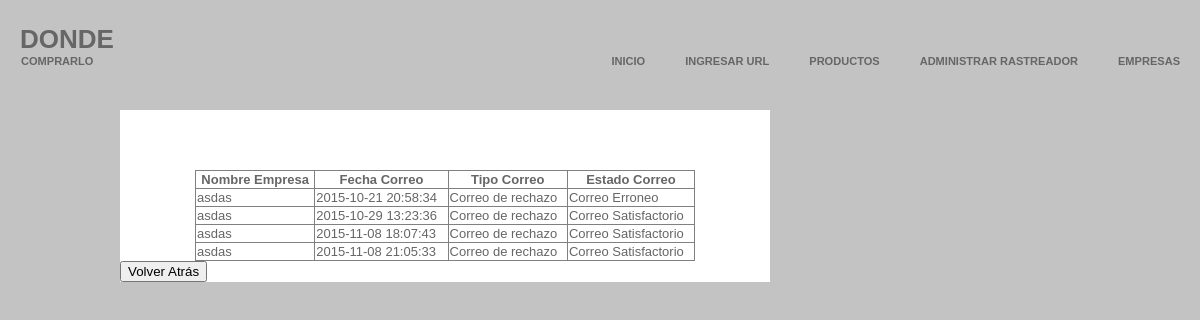
The app's page /web/adm_empresas/log_empresas.php?id=7 with its own data.
### tables this page shows
CREATE TABLE `log_correo_empresa` (
  `id_correo` int(11) NOT NULL,
  `log_correo` datetime NOT NULL,
  `tipo_correo` varchar(45) NOT NULL,
  `estado_correo` varchar(45) NOT NULL,
  `tienda_id_tienda` int(11) NOT NULL
);

CREATE TABLE `tienda` (
  `id_tienda` int(11) NOT NULL,
  `nombre_tienda` varchar(45) NOT NULL,
  `rut_tienda` varchar(45) DEFAULT NULL,
  `direccion_tienda` varchar(45) DEFAULT NULL,
  `correo_tienda` varchar(45) DEFAULT NULL,
  `contrasena_tienda` varchar(45) DEFAULT NULL,
  `estado_tienda` varchar(45) DEFAULT NULL
);

### web/adm_empresas/log_empresas.php (the view, shortened to what this page needs)
<!DOCTYPE html PUBLIC "-//W3C//DTD XHTML 1.0 Strict//EN" "http://www.w3.org/TR/xhtml1/DTD/xhtml1-strict.dtd">
<html xmlns="http://www.w3.org/1999/xhtml">
<head>
    <link href="../default.css" rel="stylesheet" type="text/css" media="screen" />
</head>
<body>
    <div id="header">
        <div id="logo">
            <h1>Donde</h1>
            <p>Comprarlo</p>
        </div>
        <div id="menu">
            <ul>
            <li><a href="../../index.php">Inicio</a></li>
            <li><a href="../adm_arana/url.php">Ingresar URL</a></li>
            <li><a href="../adm_arana/Productos.php">Productos</a></li>
            <li><a href="../adm_arana/categoriaMarca.php">Administrar Rastreador</a></li>
            <li class="current_page_item"><a href="empresas.php">Empresas</a></li>
            </ul>
        </div>
    </div>
    <div id="page">
        <div id="content">
            <div class="post greenbox">
                <div class="title">
                    <h1 id="hola">Log Correos</h1>
                </div>
        <?php require_once('../db_conexion.php');
            $id_empresa = $_GET['id'];
        $result = mysqli_query($con,"select * FROM tienda
                INNER JOIN log_correo_empresa ON tienda.id_tienda = log_correo_empresa.tienda_id_tienda
                where id_tienda = '".$id_empresa."' ");
                ?>
                <table align="center" width="500px" border="1" style="border-collapse:collapse;">
                    <tr>
                        <th>Nombre Empresa</th>
                        <th>Fecha Correo</th>
                        <th>Tipo Correo</th>
                        <th>Estado Correo</th>
                    </tr>
                    <?php
                    while($row = mysqli_fetch_array($result)){
                        ?>
                        <tr>
                            <td><?php  echo $row['nombre_tienda'] ?></td>
                            <td><?php  echo $row['log_correo'] ?></td>
                            <td><?php  echo $row['tipo_correo'] ?></td>
                            <td><?php  echo $row['estado_correo'] ?></td>
                        </tr>
            <?php }
                ?>
            </table>
            <form>
             <input type="button" value="Volver Atrás" name="volver atrás2" onclick="history.back()" />
            </form>
    </body>
</html>

### web/default.css (style rules this page uses)
body { margin: 0; padding: 0; background: #C3C3C3 url(images/img01.gif) repeat-x; font-family: Arial, Helvetica, sans-serif; font-size: 13px; color: #666666; }
h1, h2 { font-weight: normal; }
p, ol, ul { margin-top: 0; line-height: 180%; }
a { color: #666666; }
#header { height: 110px; margin: 0 auto; text-transform: uppercase; }
#logo { float: left; padding: 24px 0 0 20px; }
#logo h1, #logo p { margin: 0; font-weight: bold; }
#logo p { padding-left: 1px; line-height: normal; font-size: .85em; }
#menu { float: right; padding-top: 24px; }
#menu ul { margin: 0; padding: 0; list-style: none; line-height: normal; }
#menu li { display: inline; }
#menu a { display: block; float: left; padding: 31px 20px; text-decoration: none; font-size: .85em; font-weight: bold; }
#menu .current_page_item a { background: #C3C3C3 url(images/img02.gif) repeat-x; }
#page { width: 960px; margin: 0 auto; }
#content { float: left; width: 650px; }
.greenbox { background: #FFFFFF url(images/img03.gif) repeat-x; }
.greenbox .title { height: 60px; background: url(images/img04.gif) no-repeat; }
.greenbox .title h1, .greenbox .title h2 { height: 35px; margin: 0; padding: 15px 0 0 20px; background: url(images/img05.gif) no-repeat right top; text-transform: uppercase; letter-spacing: -1px; font-size: 1.6em; font-weight: bold; color: #FFFFFF; }

### records on screen
log_correo_empresa: tienda_id_tienda.nombre_tienda "asdas", log_correo "2015-10-21 20:58:34", tipo_correo "Correo de rechazo", estado_correo "Correo Erroneo"
log_correo_empresa: tienda_id_tienda.nombre_tienda "asdas", log_correo "2015-10-29 13:23:36", tipo_correo "Correo de rechazo", estado_correo "Correo Satisfactorio"
log_correo_empresa: tienda_id_tienda.nombre_tienda "asdas", log_correo "2015-11-08 18:07:43", tipo_correo "Correo de rechazo", estado_correo "Correo Satisfactorio"
log_correo_empresa: tienda_id_tienda.nombre_tienda "asdas", log_correo "2015-11-08 21:05:33", tipo_correo "Correo de rechazo", estado_correo "Correo Satisfactorio"
